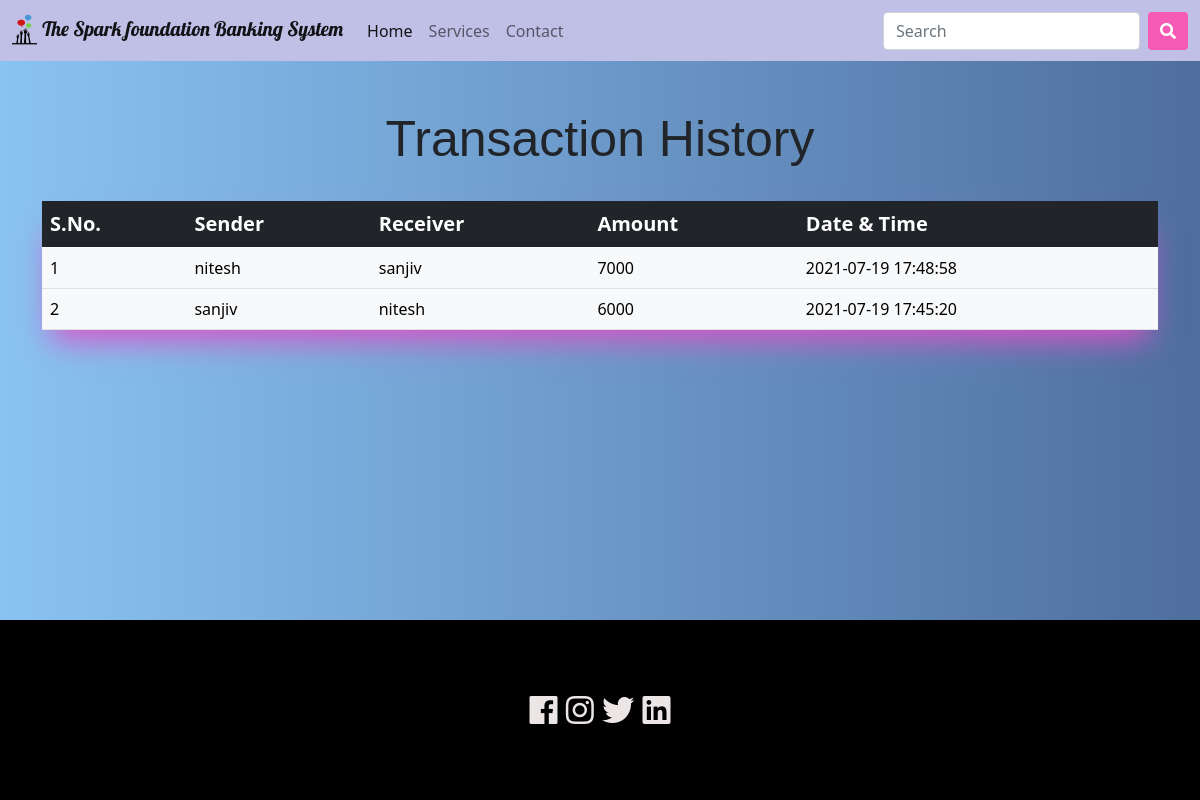
The page /transactionhistory.php on the database its author committed.
### tables this page shows
CREATE TABLE IF NOT EXISTS `transaction` (
  `sno` int(3) NOT NULL AUTO_INCREMENT,
  `sender` text NOT NULL,
  `receiver` text NOT NULL,
  `balance` int(8) NOT NULL,
  `datetime` datetime NOT NULL DEFAULT CURRENT_TIMESTAMP,
  PRIMARY KEY (`sno`)
);

### transactionhistory.php (the view, shortened to what this page needs)
<!doctype html>
<html lang="en">
  <head>
    <link rel="stylesheet" href="./css/main.css">
    <link href="https://cdn.jsdelivr.net/npm/bootstrap@5.0.1/dist/css/bootstrap.min.css" rel="stylesheet"
>
    <link rel="stylesheet" href="https://use.fontawesome.com/releases/v5.3.1/css/all.css" >
  </head>
  <body>
    <?php include_once "includes/header.php"; ?>
    <div class="container mt-5 mb-5 t" style="min-height: 100%">
      <h2>Transaction History</h2>
      <br>
      <table class="table table-light ">
        <thead class="table-dark">
          <tr>
            <th>S.No.</th>
            <th>Sender</th>
            <th>Receiver</th>
            <th>Amount</th>
            <th>Date & Time</th>
          </tr>
        </thead>
        <tbody>
          <?php
            include 'config.php';
            $sql ="select * from transaction";
            $query =mysqli_query($conn, $sql);
            while($rows = mysqli_fetch_assoc($query))
            {
          ?>
          <tr>
            <td><?php echo $rows['sno']; ?></td>
            <td><?php echo $rows['sender']; ?></td>
            <td><?php echo $rows['receiver']; ?></td>
            <td><?php echo $rows['balance']; ?> </td>
            <td><?php echo $rows['datetime']; ?> </td>
          </tr>
          <?php
            }
          ?>
        </tbody>
      </table>
    </div>
<?php include_once "includes/footer.php"; ?>
</body>
</html>

### css/main.css (style rules this page uses)
body { background:rgb(177, 111, 221); background: -webkit-linear-gradient(to right, #ac6dd6, #082f44); background: linear-gradient(to right, #89c3f3, #4e6e9e); }
.container h2 { text-align:center; font-size:50px; font-family: 'Gill Sans', 'Gill Sans MT', Calibri, 'Trebuchet MS', sans-serif; }
.t .table,.f { box-shadow: rgb(218, 83, 200) 0px 20px 30px -10px; }
table th { font-size:20px; }

### rows shown on the page
transaction: sno "1", sender "nitesh", receiver "sanjiv", balance "7000", datetime "2021-07-19 17:48:58"
transaction: sno "2", sender "sanjiv", receiver "nitesh", balance "6000", datetime "2021-07-19 17:45:20"
